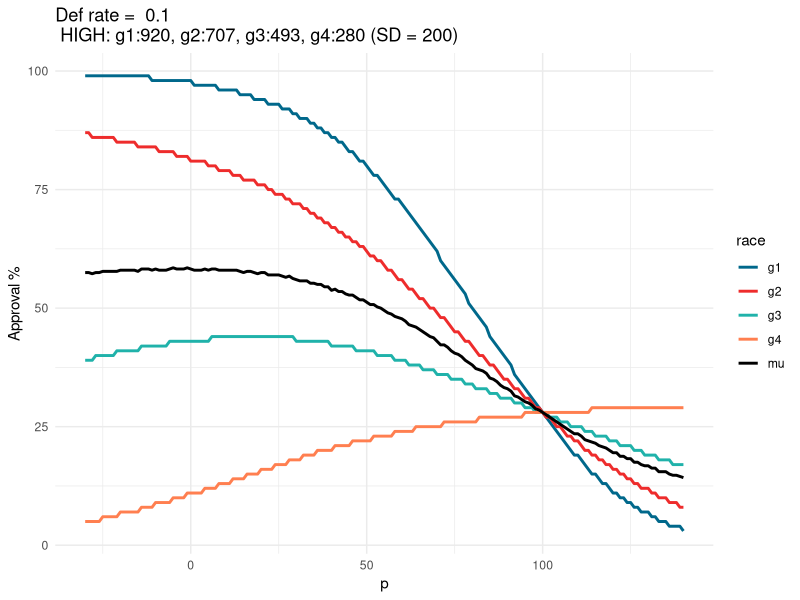

This figure's R source:
#######################
#Define known values:
#######################
library(tidyverse)
library(patchwork)
library(jsonlite)

def.limit = 0.1
#FICO score distributions

# base_rates
race_rates = c('g1'=0.25, 'g2'=0.25, 'g3'=0.25, 'g4'=0.25) #equal base rates

# # means
# race_means = c('g1'=630, 'g2'=610, 'g3'=570, 'g4'=590) #low diff
# mu_type = 'LOW: g1:630, g2:610, g3:570, g4:590 (SD:120)'
# race_means = c('g1'=700, 'g2'=650, 'g3'=500, 'g4'=550) #med diff
# mu_type = 'MED: g1:750, g2:650, g3:500, g4:550 (SD:120)'
# race_means = c('g1'=760, 'g2'=680, 'g3'=440, 'g4'=520) #high diff
# mu_type = 'HIGH: g1:760, g2:680, g3:440, g4:520 (SD = 120)'
# race_sds = c('g1'=120, 'g2'=120, 'g3'=120, 'g4'=120)

race_means = c('g1'=660, 'g2'=620, 'g3'=580, 'g4'=540) #low diff
mu_type = 'LOW: g1:660, g2:620, g3:580, g4:540 (SD:200)'
race_means = c('g1'=800, 'g2'=633, 'g3'=567, 'g4'=400) #med diff
mu_type = 'MED: g1:800, g2:633, g3:567, g4:400 (SD:567)'
race_means = c('g1'=920, 'g2'=707, 'g3'=493, 'g4'=280) #high diff
mu_type = 'HIGH: g1:920, g2:707, g3:493, g4:280 (SD = 200)'
race_sds = c('g1'=200, 'g2'=200, 'g3'=200, 'g4'=200)
# pdf of fico score given the fico truncation.
dtnorm = function(x, m, s){
  dnorm(x, m, s) / (pnorm(850, m, s) - pnorm(300, m, s))
}

# default-rate for fico
def_rate_fico = function(x){(1-1/(1+exp(-.016*(x-550))))}

# default rate for threshold, mu, sd
default_rate = function(threshold, m, s){
  integrate(function(x){
    dtnorm(x,m,s)*def_rate_fico(x)
  },
  threshold,850)$val
}

# total default rate with baserates
default_rate_total = function(thresholds){
  dr = purrr::pmap_dbl(data.frame(threshold = thresholds, m = race_means, s = race_sds), 
                       default_rate)
  sum(dr*race_rates)/sum(race_rates) # in case we dont have it sum to 1
}

# find constant thresholds
find.constant.thresholds = function(def.limit){
  t = uniroot(function(t){ 
    default_rate_total(rep(t, 4))-def.limit
  }, 
  lower=300, 
  upper=850)$root
  rep(t, 4)
}

# find constant conditional probability
find.equal.thresholds = function(def.limit){
  p = uniroot(function(p){
    default_rate_total(qnorm(1-p, race_means, race_sds))-def.limit}, 
    lower=0.001, 
    upper=0.999)$root
  qnorm(1-p, race_means, race_sds)
}

# find threshold for interpolated p
thresholds_p1 = find.equal.thresholds(def.limit)
deltas = thresholds_p1 - mean(thresholds_p1)

find.interp.thresholds = function(p, def.limit){
  mu = uniroot(function(mu){ 
    thresholds = deltas*p + mu
    default_rate_total(thresholds)-def.limit
  }, lower=300, 
  upper=850)$root
  mu+deltas*p
}


#Find approval percent
slider_start = -30
slider_end = slider_start+170
p_list = seq(slider_start, slider_end, by = 1)
out = matrix(ncol = length(find.interp.thresholds(0.5, def.limit)),
             nrow = length(p_list))
for (p in p_list){ 
  for(i in 1:length(race_means))
    out[(p-(slider_start-1)),i] = round((1-pnorm(find.interp.thresholds(p/100, def.limit)[i], race_means[i], race_sds[i]))*100,0)
  #out[p+1,i] = (1-pnorm(find.interp.thresholds(p/100, def.limit)[i], race_means[i], race_sds[i]))
}

df = data.frame(out)
df$mu = rowMeans(df[,1:4])
colnames(df) = c('g1','g2','g3','g4', 'mu')
df$tradeoff = mu_type
df$p = p_list
out.json = toJSON(df, pretty = T)

write(out.json, "./FICOTest.json")
df = df %>% gather(key = 'race', value = 'FICO', 1:5)

df %>% filter(p %in% c(0,25,50,75,100), race == "mu") %>% select(FICO)
theme_set(theme_minimal())
ggplot(data = df, aes(x=p, y = FICO))+
  geom_line(aes(color = race),size = 1)+
  scale_color_manual(values=c("deepskyblue4", "firebrick2","lightseagreen","coral",'black'))+
  ggtitle(paste("Def rate = ", def.limit, "\n", mu_type ))+
  ylab('Approval %')

# (t1|t2|t3)/
#   (p1|p2|p3)
